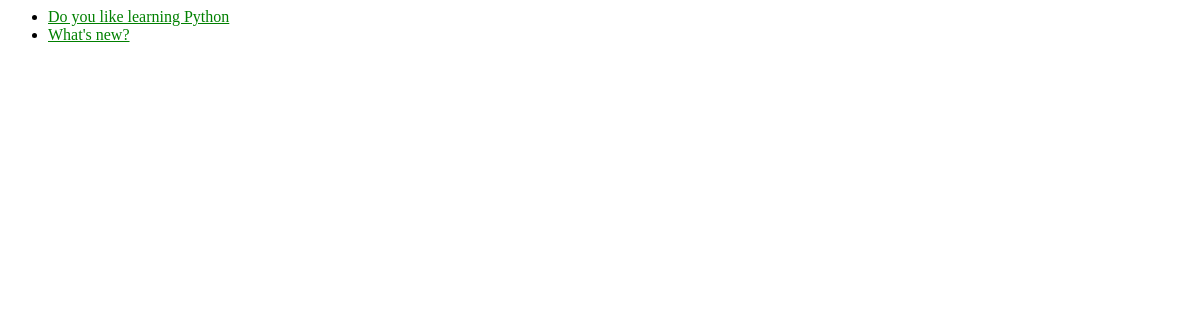
Before: / with the older database file.
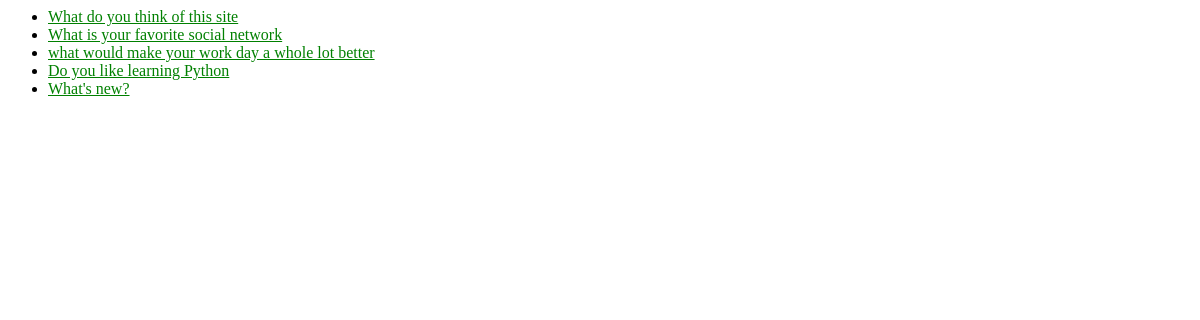
After: the same page with the newer database file.
### polls/models.py (models this page shows, shortened)
class Question(models.Model):
    question_text = models.CharField(max_length=200)
    pub_date = models.DateTimeField('date published')
    def was_published_recently(self):
        now = timezone.now()
        return now - datetime.timedelta(days=1) <= self.pub_date <= now
    was_published_recently.admin_order_field = 'pub_date'
    was_published_recently.boolean = True
    was_published_recently.short_description = 'Published recently?'

### polls/views.py (the view)
# urls.py: url(r'^$', views.IndexView.as_view(), name='index'),
class IndexView(generic.ListView):
    template_name = 'polls/index.html'
    context_object_name = 'latest_question_list'
    def get_queryset(self):
        return Question.objects.filter(
            pub_date__lte=timezone.now()
        ).order_by('-pub_date')[:5]

### polls/templates/polls/index.html
{% load static %}
<link rel="stylesheet" type="text/css" href="{% static 'polls/style.css' %}" />
{% if latest_question_list %}
    <ul>
    {% for question in latest_question_list %}
       <li><a href="{% url 'polls:detail' question.id %}">{{ question.question_text }}</a></li>
    {% endfor %}
    </ul>
{% else %}
    <p>No polls are available.</p>
{% endif %}

### polls/static/polls/style.css (style rules this page uses)
li a { color: green; }

Changed rows visible on the page:
added Question: question_text "What do you think of this site"
added Question: question_text "What is your favorite social network"
added Question: question_text "what would make your work day a whole lot better"
